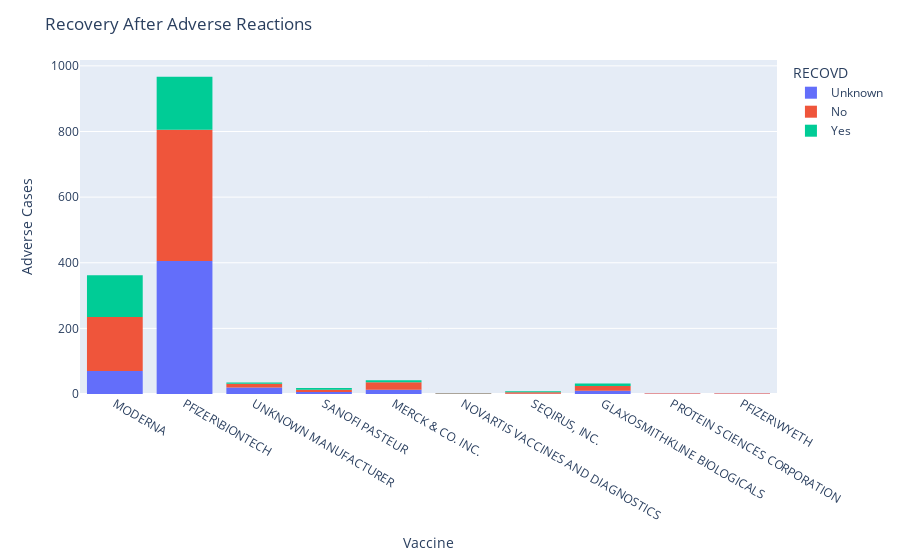

Notebook cell for this chart:
### Code cell
fig = px.histogram(new_patient_data, x="VAX_MANU", color="RECOVD")
fig.update_layout(
    title_text='Recovery After Adverse Reactions',
    xaxis_title_text='Vaccine', 
    yaxis_title_text='Adverse Cases'
)
fig.show()

### Figure 1 — Plotly figure (JSON) as saved in the notebook; plotly's stock layout.template omitted (floating-point values rounded to 4 significant figures; data arrays with more than 128 entries replaced by an {"elided": "..."} marker saying what was removed)
{"data": [{"alignmentgroup": "True", "bingroup": "x", "hovertemplate": "RECOVD=Unknown<br>VAX_MANU=%{x}<br>count=%{y}<extra></extra>", "legendgroup": "Unknown", "marker": {"color": "#636efa"}, "name": "Unknown", "offsetgroup": "Unknown", "orientation": "v", "showlegend": true, "type": "histogram", "x": {"elided": "528 str values"}, "xaxis": "x", "yaxis": "y"}, {"alignmentgroup": "True", "bingroup": "x", "hovertemplate": "RECOVD=No<br>VAX_MANU=%{x}<br>count=%{y}<extra></extra>", "legendgroup": "No", "marker": {"color": "#EF553B"}, "name": "No", "offsetgroup": "No", "orientation": "v", "showlegend": true, "type": "histogram", "x": {"elided": "627 str values"}, "xaxis": "x", "yaxis": "y"}, {"alignmentgroup": "True", "bingroup": "x", "hovertemplate": "RECOVD=Yes<br>VAX_MANU=%{x}<br>count=%{y}<extra></extra>", "legendgroup": "Yes", "marker": {"color": "#00cc96"}, "name": "Yes", "offsetgroup": "Yes", "orientation": "v", "showlegend": true, "type": "histogram", "x": {"elided": "316 str values"}, "xaxis": "x", "yaxis": "y"}], "layout": {"barmode": "relative", "legend": {"title": {"text": "RECOVD"}, "tracegroupgap": 0}, "margin": {"t": 60}, "title": {"text": "Recovery After Adverse Reactions"}, "xaxis": {"anchor": "y", "domain": [0, 1], "title": {"text": "Vaccine"}}, "yaxis": {"anchor": "x", "domain": [0, 1], "title": {"text": "Adverse Cases"}}}}
